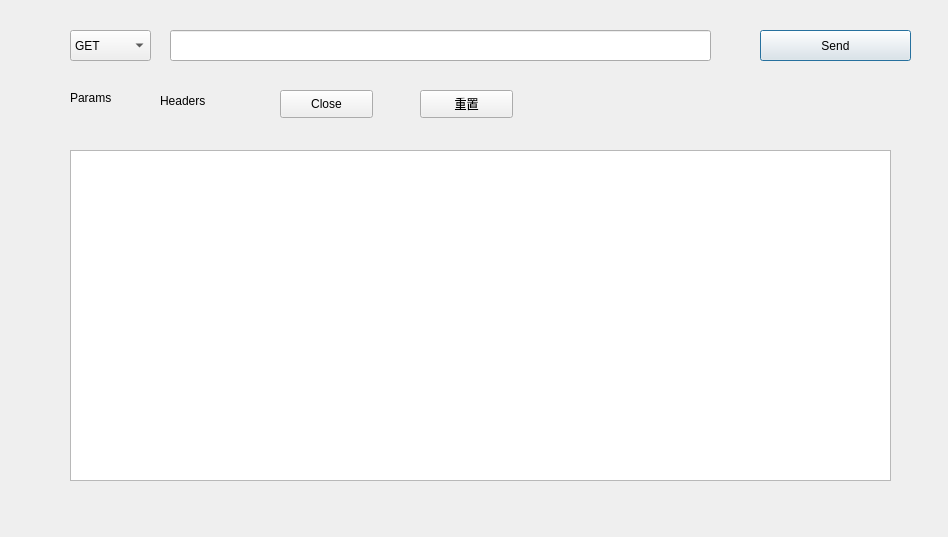
<?xml version="1.0" encoding="UTF-8"?>
<ui version="4.0">
 <class>PostmanTools</class>
 <widget class="QDialog" name="PostmanTools">
  <property name="geometry">
   <rect>
    <x>0</x>
    <y>0</y>
    <width>948</width>
    <height>537</height>
   </rect>
  </property>
  <property name="windowTitle">
   <string>简易Postman Tools</string>
  </property>
  <widget class="QComboBox" name="method_comboBox">
   <property name="geometry">
    <rect>
     <x>70</x>
     <y>30</y>
     <width>81</width>
     <height>31</height>
    </rect>
   </property>
   <item>
    <property name="text">
     <string>GET</string>
    </property>
   </item>
   <item>
    <property name="text">
     <string>POST</string>
    </property>
   </item>
  </widget>
  <widget class="QLineEdit" name="url_text">
   <property name="geometry">
    <rect>
     <x>170</x>
     <y>30</y>
     <width>541</width>
     <height>31</height>
    </rect>
   </property>
  </widget>
  <widget class="QPushButton" name="send_btn">
   <property name="geometry">
    <rect>
     <x>760</x>
     <y>30</y>
     <width>151</width>
     <height>31</height>
    </rect>
   </property>
   <property name="text">
    <string>Send</string>
   </property>
  </widget>
  <widget class="QLabel" name="label">
   <property name="geometry">
    <rect>
     <x>70</x>
     <y>90</y>
     <width>72</width>
     <height>15</height>
    </rect>
   </property>
   <property name="text">
    <string>Params</string>
   </property>
  </widget>
  <widget class="QLabel" name="label_2">
   <property name="geometry">
    <rect>
     <x>160</x>
     <y>90</y>
     <width>121</width>
     <height>21</height>
    </rect>
   </property>
   <property name="text">
    <string>Headers</string>
   </property>
  </widget>
  <widget class="QTextEdit" name="res_textEdit">
   <property name="geometry">
    <rect>
     <x>70</x>
     <y>150</y>
     <width>821</width>
     <height>331</height>
    </rect>
   </property>
  </widget>
  <widget class="QPushButton" name="close_btn">
   <property name="geometry">
    <rect>
     <x>280</x>
     <y>90</y>
     <width>93</width>
     <height>28</height>
    </rect>
   </property>
   <property name="text">
    <string>Close</string>
   </property>
  </widget>
  <widget class="QPushButton" name="reset_btn">
   <property name="geometry">
    <rect>
     <x>420</x>
     <y>90</y>
     <width>93</width>
     <height>28</height>
    </rect>
   </property>
   <property name="text">
    <string>重置</string>
   </property>
  </widget>
 </widget>
 <resources/>
 <connections/>
</ui>
